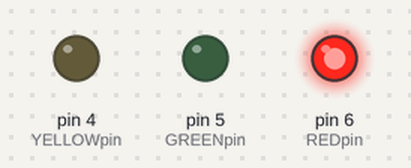
Recording of a sketch running on a simulated Arduino Uno, built with avr-gcc and run on an emulated ATmega328P. Parts: output pins drawn as LEDs (lit = HIGH).

Above: at 0.5 s.
At 1.5 s:
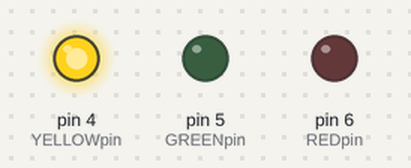
At 3.5 s:
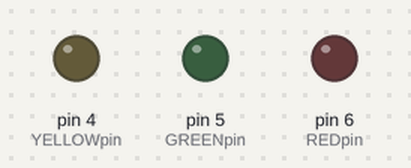
At 6.5 s:
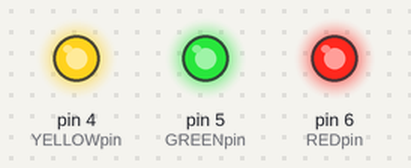
At 12.5 s:
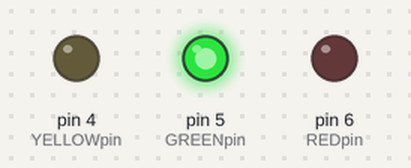
Timing chart, 0 to 13.0 s (numbered marks = the images above):
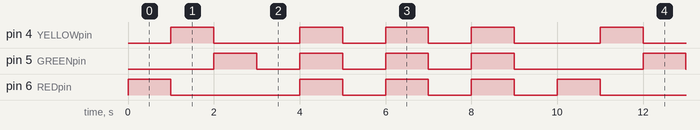

Measured:
- by itself, pin 4 (YELLOWpin): repeats every 10.0 s: LOW 2.0 s, 2 × (HIGH 1.0 s, LOW 1.0 s), HIGH 1.0 s, LOW 2.0 s, HIGH 1.0 s
- by itself, pin 5 (GREENpin): repeats every 10.0 s: 3 × (LOW 1.0 s, HIGH 1.0 s), LOW 3.0 s, HIGH 1.0 s
- by itself, pin 6 (REDpin): repeats every 10.0 s: LOW 3.0 s, 3 × (HIGH 1.0 s, LOW 1.0 s), HIGH 1.0 s

The sketch:

_03_Trapic_light.ino
```cpp
int REDpin = 6;
int YELLOWpin = 4;
int GREENpin = 5;

void setup() {
  // put your setup code here, to run once:
  pinMode(REDpin,OUTPUT);
  pinMode(YELLOWpin,OUTPUT);
  pinMode(GREENpin,OUTPUT);

}

void loop() {
  // put your main code here, to run repeatedly:
  digitalWrite(REDpin,HIGH);
  delay(1000);
  digitalWrite(REDpin,LOW);
  digitalWrite(YELLOWpin,HIGH);
  delay(1000);
  digitalWrite(YELLOWpin,LOW);
  digitalWrite(GREENpin,HIGH);
  delay(1000);
  digitalWrite(GREENpin,LOW);

  delay(1000);

  digitalWrite(REDpin,HIGH);
  digitalWrite(YELLOWpin,HIGH);
  digitalWrite(GREENpin,HIGH);
  delay(1000);
  digitalWrite(REDpin,LOW);
  digitalWrite(YELLOWpin,LOW);
  digitalWrite(GREENpin,LOW);
  delay(1000);
  digitalWrite(REDpin,HIGH);
  digitalWrite(YELLOWpin,HIGH);
  digitalWrite(GREENpin,HIGH);
  delay(1000);
  digitalWrite(REDpin,LOW);
  digitalWrite(YELLOWpin,LOW);
  digitalWrite(GREENpin,LOW);
  delay(1000);
  digitalWrite(REDpin,HIGH);
  digitalWrite(YELLOWpin,HIGH);
  digitalWrite(GREENpin,HIGH);
  delay(1000);
  digitalWrite(REDpin,LOW);
  digitalWrite(YELLOWpin,LOW);
  digitalWrite(GREENpin,LOW);
  delay(1000);
}
```
